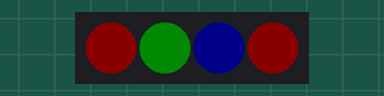
Recording of a sketch running on a simulated Arduino Uno, built with avr-gcc and run on an emulated ATmega328P. Parts: 4 RGB LEDs in strip order, left to right. Dim RGB values are drawn brighter than linear.

Above: at 0.2 s.
At 0.7 s:
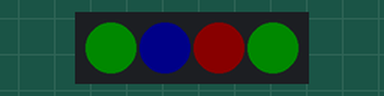
At 2.7 s:
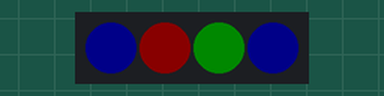
Timing chart, 0 to 3.5 s (numbered marks = the images above):
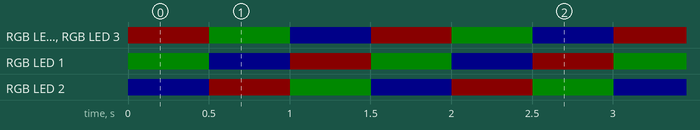

The sketch:

FastLEDBlink.ino
```cpp
#include <FastLED.h>

// How many leds in your strip?
#define NUM_LEDS 4

// For led chips like WS2812, which have a data line, ground, and power, you just
// need to define DATA_PIN.  For led chipsets that are SPI based (four wires - data, clock,
// ground, and power), like the LPD8806 define both DATA_PIN and CLOCK_PIN
// Clock pin only needed for SPI based chipsets when not using hardware SPI
#define DATA_PIN 9
#define CLOCK_PIN 13

// Define the array of leds
CRGB leds[NUM_LEDS];

void setup() {
    // Uncomment/edit one of the following lines for your leds arrangement.
    // ## Clockless types ##
    // FastLED.addLeds<NEOPIXEL, DATA_PIN>(leds, NUM_LEDS);  // GRB ordering is assumed
    // FastLED.addLeds<SM16703, DATA_PIN, RGB>(leds, NUM_LEDS);
    // FastLED.addLeds<TM1829, DATA_PIN, RGB>(leds, NUM_LEDS);
    // FastLED.addLeds<TM1812, DATA_PIN, RGB>(leds, NUM_LEDS);
    // FastLED.addLeds<TM1809, DATA_PIN, RGB>(leds, NUM_LEDS);
    // FastLED.addLeds<TM1804, DATA_PIN, RGB>(leds, NUM_LEDS);
    // FastLED.addLeds<TM1803, DATA_PIN, RGB>(leds, NUM_LEDS);
    // FastLED.addLeds<UCS1903, DATA_PIN, RGB>(leds, NUM_LEDS);
    // FastLED.addLeds<UCS1903B, DATA_PIN, RGB>(leds, NUM_LEDS);
    // FastLED.addLeds<UCS1904, DATA_PIN, RGB>(leds, NUM_LEDS);
    // FastLED.addLeds<UCS2903, DATA_PIN, RGB>(leds, NUM_LEDS);
    FastLED.addLeds<WS2812, DATA_PIN, GRB>(leds, NUM_LEDS);  // GRB ordering is typical
    // FastLED.addLeds<WS2852, DATA_PIN, RGB>(leds, NUM_LEDS);  // GRB ordering is typical
    // FastLED.addLeds<WS2812B, DATA_PIN, RGB>(leds, NUM_LEDS);  // GRB ordering is typical
    // FastLED.addLeds<GS1903, DATA_PIN, RGB>(leds, NUM_LEDS);
    // FastLED.addLeds<SK6812, DATA_PIN, RGB>(leds, NUM_LEDS);  // GRB ordering is typical
    // FastLED.addLeds<SK6822, DATA_PIN, RGB>(leds, NUM_LEDS);
    // FastLED.addLeds<APA106, DATA_PIN, RGB>(leds, NUM_LEDS);
    // FastLED.addLeds<PL9823, DATA_PIN, RGB>(leds, NUM_LEDS);
    // FastLED.addLeds<SK6822, DATA_PIN, RGB>(leds, NUM_LEDS);
    // FastLED.addLeds<WS2811, DATA_PIN, RGB>(leds, NUM_LEDS);
    // FastLED.addLeds<WS2813, DATA_PIN, RGB>(leds, NUM_LEDS);
    // FastLED.addLeds<APA104, DATA_PIN, RGB>(leds, NUM_LEDS);
    // FastLED.addLeds<WS2811_400, DATA_PIN, RGB>(leds, NUM_LEDS);
    // FastLED.addLeds<GE8822, DATA_PIN, RGB>(leds, NUM_LEDS);
    // FastLED.addLeds<GW6205, DATA_PIN, RGB>(leds, NUM_LEDS);
    // FastLED.addLeds<GW6205_400, DATA_PIN, RGB>(leds, NUM_LEDS);
    // FastLED.addLeds<LPD1886, DATA_PIN, RGB>(leds, NUM_LEDS);
    // FastLED.addLeds<LPD1886_8BIT, DATA_PIN, RGB>(leds, NUM_LEDS);
    // ## Clocked (SPI) types ##
    // FastLED.addLeds<LPD6803, DATA_PIN, CLOCK_PIN, RGB>(leds, NUM_LEDS);  // GRB ordering is typical
    // FastLED.addLeds<LPD8806, DATA_PIN, CLOCK_PIN, RGB>(leds, NUM_LEDS);  // GRB ordering is typical
    // FastLED.addLeds<WS2801, DATA_PIN, CLOCK_PIN, RGB>(leds, NUM_LEDS);
    // FastLED.addLeds<WS2803, DATA_PIN, CLOCK_PIN, RGB>(leds, NUM_LEDS);
    // FastLED.addLeds<SM16716, DATA_PIN, CLOCK_PIN, RGB>(leds, NUM_LEDS);
    // FastLED.addLeds<P9813, DATA_PIN, CLOCK_PIN, RGB>(leds, NUM_LEDS);  // BGR ordering is typical
    // FastLED.addLeds<DOTSTAR, DATA_PIN, CLOCK_PIN, RGB>(leds, NUM_LEDS);  // BGR ordering is typical
    // FastLED.addLeds<APA102, DATA_PIN, CLOCK_PIN, RGB>(leds, NUM_LEDS);  // BGR ordering is typical
    // FastLED.addLeds<SK9822, DATA_PIN, CLOCK_PIN, RGB>(leds, NUM_LEDS);  // BGR ordering is typical
}

void loop() {
  // Turn the LED on, then pause
  leds[0].setRGB(10, 0, 0);
  leds[1].setRGB(0, 10, 0);
  leds[2].setRGB(0, 0, 10);
  leds[3].setRGB(10, 0, 0);
  FastLED.show();
  delay(500);

  leds[0].setRGB(0, 10, 0);
  leds[1].setRGB(0, 0, 10);
  leds[2].setRGB(10, 0, 0);
  leds[3].setRGB(0, 10, 0);
  FastLED.show();
  delay(500);

  leds[0].setRGB(0, 0, 10);
  leds[1].setRGB(10, 0, 0);
  leds[2].setRGB(0, 10, 0);
  leds[3].setRGB(0, 0, 10);
  FastLED.show();
  delay(500);
  // Now turn the LED off, then pause
  //leds[0] = CRGB::Black;
  //FastLED.show();
  //delay(500);
}
```

Measured:
- by itself, RGB LED 0, RGB LED 3: repeats every 1.5 s: RGB(0, 10, 0) 0.50 s, RGB(0, 0, 10) 0.50 s, RGB(10, 0, 0) 0.50 s
- by itself, RGB LED 1: repeats every 1.5 s: RGB(0, 0, 10) 0.50 s, RGB(10, 0, 0) 0.50 s, RGB(0, 10, 0) 0.50 s
- by itself, RGB LED 2: repeats every 1.5 s: RGB(10, 0, 0) 0.50 s, RGB(0, 10, 0) 0.50 s, RGB(0, 0, 10) 0.50 s
